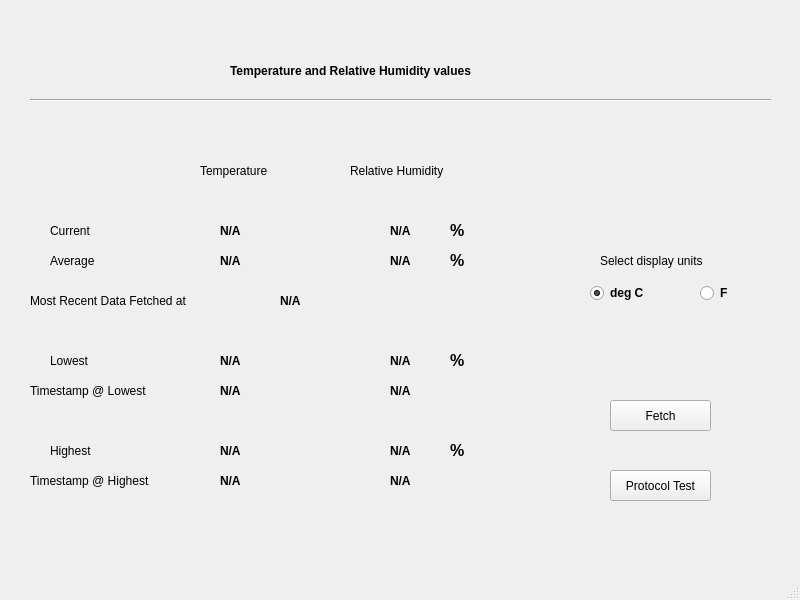
<?xml version="1.0" encoding="UTF-8"?>
<ui version="4.0">
 <class>MainWindow</class>
 <widget class="QMainWindow" name="MainWindow">
  <property name="geometry">
   <rect>
    <x>0</x>
    <y>0</y>
    <width>800</width>
    <height>600</height>
   </rect>
  </property>
  <property name="windowTitle">
   <string>ECEN_5053 -- Project_3 -- Temp/RH Client</string>
  </property>
  <widget class="QWidget" name="centralwidget">
   <widget class="QLabel" name="label">
    <property name="geometry">
     <rect>
      <x>200</x>
      <y>160</y>
      <width>91</width>
      <height>21</height>
     </rect>
    </property>
    <property name="text">
     <string>Temperature</string>
    </property>
   </widget>
   <widget class="QLabel" name="label_2">
    <property name="geometry">
     <rect>
      <x>350</x>
      <y>160</y>
      <width>131</width>
      <height>21</height>
     </rect>
    </property>
    <property name="text">
     <string>Relative Humidity</string>
    </property>
   </widget>
   <widget class="QLabel" name="label_3">
    <property name="geometry">
     <rect>
      <x>230</x>
      <y>60</y>
      <width>341</width>
      <height>21</height>
     </rect>
    </property>
    <property name="font">
     <font>
      <weight>75</weight>
      <bold>true</bold>
     </font>
    </property>
    <property name="text">
     <string>Temperature and Relative Humidity values </string>
    </property>
   </widget>
   <widget class="Line" name="line">
    <property name="geometry">
     <rect>
      <x>30</x>
      <y>90</y>
      <width>741</width>
      <height>20</height>
     </rect>
    </property>
    <property name="orientation">
     <enum>Qt::Horizontal</enum>
    </property>
   </widget>
   <widget class="QLabel" name="label_4">
    <property name="geometry">
     <rect>
      <x>450</x>
      <y>220</y>
      <width>21</width>
      <height>21</height>
     </rect>
    </property>
    <property name="font">
     <font>
      <pointsize>12</pointsize>
      <weight>75</weight>
      <italic>false</italic>
      <bold>true</bold>
     </font>
    </property>
    <property name="text">
     <string>%</string>
    </property>
   </widget>
   <widget class="QLabel" name="label_5">
    <property name="geometry">
     <rect>
      <x>600</x>
      <y>250</y>
      <width>141</width>
      <height>21</height>
     </rect>
    </property>
    <property name="text">
     <string>Select display units</string>
    </property>
   </widget>
   <widget class="QRadioButton" name="radioButton_C">
    <property name="geometry">
     <rect>
      <x>590</x>
      <y>280</y>
      <width>71</width>
      <height>26</height>
     </rect>
    </property>
    <property name="font">
     <font>
      <weight>75</weight>
      <bold>true</bold>
     </font>
    </property>
    <property name="text">
     <string>deg C</string>
    </property>
    <property name="checked">
     <bool>true</bool>
    </property>
   </widget>
   <widget class="QRadioButton" name="radioButton_F">
    <property name="geometry">
     <rect>
      <x>700</x>
      <y>280</y>
      <width>41</width>
      <height>26</height>
     </rect>
    </property>
    <property name="font">
     <font>
      <weight>75</weight>
      <bold>true</bold>
     </font>
    </property>
    <property name="text">
     <string>F</string>
    </property>
   </widget>
   <widget class="QLabel" name="label_6">
    <property name="geometry">
     <rect>
      <x>30</x>
      <y>290</y>
      <width>211</width>
      <height>21</height>
     </rect>
    </property>
    <property name="text">
     <string>Most Recent Data Fetched at</string>
    </property>
   </widget>
   <widget class="QLabel" name="label_temp">
    <property name="geometry">
     <rect>
      <x>220</x>
      <y>220</y>
      <width>67</width>
      <height>21</height>
     </rect>
    </property>
    <property name="font">
     <font>
      <weight>75</weight>
      <bold>true</bold>
     </font>
    </property>
    <property name="text">
     <string>N/A</string>
    </property>
   </widget>
   <widget class="QLabel" name="label_rh">
    <property name="geometry">
     <rect>
      <x>390</x>
      <y>220</y>
      <width>41</width>
      <height>21</height>
     </rect>
    </property>
    <property name="font">
     <font>
      <weight>75</weight>
      <bold>true</bold>
     </font>
    </property>
    <property name="text">
     <string>N/A</string>
    </property>
   </widget>
   <widget class="QLabel" name="label_timestamp">
    <property name="geometry">
     <rect>
      <x>280</x>
      <y>290</y>
      <width>171</width>
      <height>21</height>
     </rect>
    </property>
    <property name="font">
     <font>
      <weight>75</weight>
      <bold>true</bold>
     </font>
    </property>
    <property name="text">
     <string>N/A</string>
    </property>
   </widget>
   <widget class="QLabel" name="label_7">
    <property name="geometry">
     <rect>
      <x>50</x>
      <y>220</y>
      <width>91</width>
      <height>21</height>
     </rect>
    </property>
    <property name="text">
     <string>Current</string>
    </property>
   </widget>
   <widget class="QLabel" name="label_8">
    <property name="geometry">
     <rect>
      <x>50</x>
      <y>350</y>
      <width>91</width>
      <height>21</height>
     </rect>
    </property>
    <property name="text">
     <string>Lowest</string>
    </property>
   </widget>
   <widget class="QLabel" name="label_9">
    <property name="geometry">
     <rect>
      <x>50</x>
      <y>440</y>
      <width>91</width>
      <height>21</height>
     </rect>
    </property>
    <property name="text">
     <string>Highest</string>
    </property>
   </widget>
   <widget class="QLabel" name="label_10">
    <property name="geometry">
     <rect>
      <x>50</x>
      <y>250</y>
      <width>91</width>
      <height>21</height>
     </rect>
    </property>
    <property name="text">
     <string>Average</string>
    </property>
   </widget>
   <widget class="QLabel" name="label_low_temp">
    <property name="geometry">
     <rect>
      <x>220</x>
      <y>350</y>
      <width>67</width>
      <height>21</height>
     </rect>
    </property>
    <property name="font">
     <font>
      <weight>75</weight>
      <bold>true</bold>
     </font>
    </property>
    <property name="text">
     <string>N/A</string>
    </property>
   </widget>
   <widget class="QLabel" name="label_high_temp">
    <property name="geometry">
     <rect>
      <x>220</x>
      <y>440</y>
      <width>67</width>
      <height>21</height>
     </rect>
    </property>
    <property name="font">
     <font>
      <weight>75</weight>
      <bold>true</bold>
     </font>
    </property>
    <property name="text">
     <string>N/A</string>
    </property>
   </widget>
   <widget class="QLabel" name="label_avg_temp">
    <property name="geometry">
     <rect>
      <x>220</x>
      <y>250</y>
      <width>67</width>
      <height>21</height>
     </rect>
    </property>
    <property name="font">
     <font>
      <weight>75</weight>
      <bold>true</bold>
     </font>
    </property>
    <property name="text">
     <string>N/A</string>
    </property>
   </widget>
   <widget class="QLabel" name="label_low_rh">
    <property name="geometry">
     <rect>
      <x>390</x>
      <y>350</y>
      <width>41</width>
      <height>21</height>
     </rect>
    </property>
    <property name="font">
     <font>
      <weight>75</weight>
      <bold>true</bold>
     </font>
    </property>
    <property name="text">
     <string>N/A</string>
    </property>
   </widget>
   <widget class="QLabel" name="label_high_rh">
    <property name="geometry">
     <rect>
      <x>390</x>
      <y>440</y>
      <width>41</width>
      <height>21</height>
     </rect>
    </property>
    <property name="font">
     <font>
      <weight>75</weight>
      <bold>true</bold>
     </font>
    </property>
    <property name="text">
     <string>N/A</string>
    </property>
   </widget>
   <widget class="QLabel" name="label_avg_rh">
    <property name="geometry">
     <rect>
      <x>390</x>
      <y>250</y>
      <width>41</width>
      <height>21</height>
     </rect>
    </property>
    <property name="font">
     <font>
      <weight>75</weight>
      <bold>true</bold>
     </font>
    </property>
    <property name="text">
     <string>N/A</string>
    </property>
   </widget>
   <widget class="QLabel" name="label_11">
    <property name="geometry">
     <rect>
      <x>450</x>
      <y>350</y>
      <width>21</width>
      <height>21</height>
     </rect>
    </property>
    <property name="font">
     <font>
      <pointsize>12</pointsize>
      <weight>75</weight>
      <italic>false</italic>
      <bold>true</bold>
     </font>
    </property>
    <property name="text">
     <string>%</string>
    </property>
   </widget>
   <widget class="QLabel" name="label_12">
    <property name="geometry">
     <rect>
      <x>450</x>
      <y>440</y>
      <width>21</width>
      <height>21</height>
     </rect>
    </property>
    <property name="font">
     <font>
      <pointsize>12</pointsize>
      <weight>75</weight>
      <italic>false</italic>
      <bold>true</bold>
     </font>
    </property>
    <property name="text">
     <string>%</string>
    </property>
   </widget>
   <widget class="QLabel" name="label_13">
    <property name="geometry">
     <rect>
      <x>450</x>
      <y>250</y>
      <width>21</width>
      <height>21</height>
     </rect>
    </property>
    <property name="font">
     <font>
      <pointsize>12</pointsize>
      <weight>75</weight>
      <italic>false</italic>
      <bold>true</bold>
     </font>
    </property>
    <property name="text">
     <string>%</string>
    </property>
   </widget>
   <widget class="QLabel" name="label_14">
    <property name="geometry">
     <rect>
      <x>30</x>
      <y>380</y>
      <width>161</width>
      <height>21</height>
     </rect>
    </property>
    <property name="text">
     <string>Timestamp @ Lowest</string>
    </property>
   </widget>
   <widget class="QLabel" name="label_15">
    <property name="geometry">
     <rect>
      <x>30</x>
      <y>470</y>
      <width>161</width>
      <height>21</height>
     </rect>
    </property>
    <property name="text">
     <string>Timestamp @ Highest</string>
    </property>
   </widget>
   <widget class="QLabel" name="label_low_temp_timestamp">
    <property name="geometry">
     <rect>
      <x>220</x>
      <y>380</y>
      <width>171</width>
      <height>21</height>
     </rect>
    </property>
    <property name="font">
     <font>
      <weight>75</weight>
      <bold>true</bold>
     </font>
    </property>
    <property name="text">
     <string>N/A</string>
    </property>
   </widget>
   <widget class="QLabel" name="label_low_rh_timestamp">
    <property name="geometry">
     <rect>
      <x>390</x>
      <y>380</y>
      <width>171</width>
      <height>21</height>
     </rect>
    </property>
    <property name="font">
     <font>
      <weight>75</weight>
      <bold>true</bold>
     </font>
    </property>
    <property name="text">
     <string>N/A</string>
    </property>
   </widget>
   <widget class="QLabel" name="label_high_temp_timestamp">
    <property name="geometry">
     <rect>
      <x>220</x>
      <y>470</y>
      <width>171</width>
      <height>21</height>
     </rect>
    </property>
    <property name="font">
     <font>
      <weight>75</weight>
      <bold>true</bold>
     </font>
    </property>
    <property name="text">
     <string>N/A</string>
    </property>
   </widget>
   <widget class="QLabel" name="label_high_rh_timestamp">
    <property name="geometry">
     <rect>
      <x>390</x>
      <y>470</y>
      <width>171</width>
      <height>21</height>
     </rect>
    </property>
    <property name="font">
     <font>
      <weight>75</weight>
      <bold>true</bold>
     </font>
    </property>
    <property name="text">
     <string>N/A</string>
    </property>
   </widget>
   <widget class="QPushButton" name="pushButton_Fetch">
    <property name="geometry">
     <rect>
      <x>610</x>
      <y>400</y>
      <width>101</width>
      <height>31</height>
     </rect>
    </property>
    <property name="text">
     <string>Fetch</string>
    </property>
   </widget>
   <widget class="QPushButton" name="pushButton_Protocol_Test">
    <property name="geometry">
     <rect>
      <x>610</x>
      <y>470</y>
      <width>101</width>
      <height>31</height>
     </rect>
    </property>
    <property name="text">
     <string>Protocol Test</string>
    </property>
   </widget>
  </widget>
  <widget class="QStatusBar" name="statusbar"/>
 </widget>
 <resources/>
 <connections/>
</ui>
